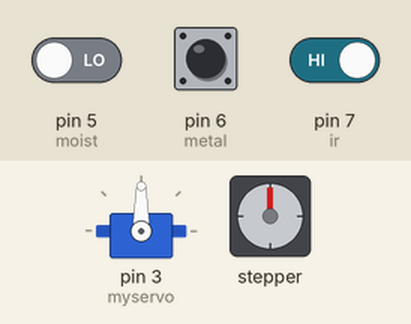
Simulated run of this sketch. Board: Arduino Uno, built with avr-gcc and run on an emulated ATmega328P. On the bench: servo, stepper motor. Inputs (shaded band) come from the test bench; at power-on: pin 7 (ir) HIGH, pin 5 (moist) LOW, pin 6 (metal) HIGH. Stepper angles assume 2048 steps per turn; what the sketch prints to the serial monitor is not drawn.

Above: at 1.2 s.
1.3 s: pin 7 (ir) driven LOW
At 7.5 s:
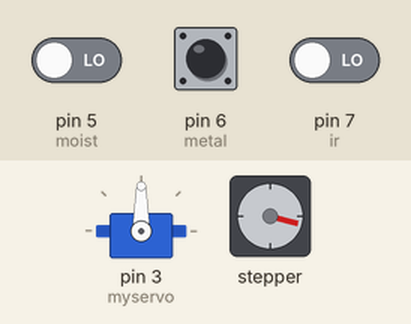
At 10.2 s:
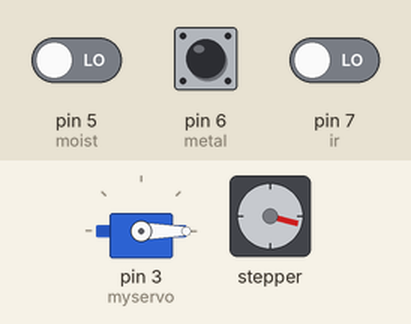
Timing chart, 0 to 16.3 s (numbered marks = the images above; inputs shaded):
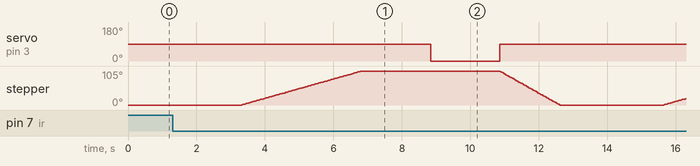

Measured:
- after the input at 1.3 s, servo on pin 3 (myservo): 90° → 0° after 7.5 s, → 90° 2.0 s later; stepper: turns 105° clockwise in 3.5 s, then 105° counter-clockwise in 1.8 s, then 20° clockwise in 0.64 s

The sketch:

Waste_Segeration.ino
```cpp
#include <Servo.h>
#include <Stepper.h>
Servo myservo;
//Includes the Arduino Stepper Library


// Defines the number of steps per rotation
const int stepsPerRevolution = 2048;  //2048 1024 512

// Creates an instance of stepper class
// Pins entered in sequence IN1-IN3-IN2-IN4 for proper step sequence
Stepper myStepper = Stepper(stepsPerRevolution, 8, 10, 9, 11);
int ir = 7;
int metal = 6;
int moist = 5;
int pos = 0;
void setup()
{
  pinMode(metal, INPUT);
  pinMode(ir, INPUT);
  pinMode(moist, INPUT);
  Serial.begin(9600);
  myservo.attach(3);
}

void loop()
{

  if (digitalRead(ir) == 0)
  {
    delay(2000);
    if (digitalRead(metal) == 0)
    {
      stepper_rotation1();
      Serial.println("Metal waste Detected");

    }
    else if (digitalRead(moist) == 0)
    {
      stepper_rotation2();
      Serial.println("wet waste Detected");
    }
    else
    {
      delay(2000);
      clk();
      Serial.println("Dry waste Detected");
      delay(2000);
      anti_clk();
    }
  }
}

void clk()
{

  myservo.write(0);              // tell servo to go to position in variable 'pos'
  delay(15);

}

void anti_clk()
{

  myservo.write(90);              // tell servo to go to position in variable 'pos'

  Serial.println("anti-clk");// waits 15 ms for the servo to reach the position

}


void stepper_rotation1()
{
  // Rotate CW slowly at 5 RPM
  myStepper.setSpeed(5);
  myStepper.step(-600);//2048
  delay(2000);
  clk();
  delay(2000);
  anti_clk();
  // Rotate CCW quickly at 10 RPM
  myStepper.setSpeed(10);
  myStepper.step(600);
  delay(2000);
}

void stepper_rotation2()
{
  // Rotate CW slowly at 5 RPM
  myStepper.setSpeed(5);
  myStepper.step(600);
  delay(2000);
  clk();
  delay(2000);
  anti_clk();
  // Rotate CCW quickly at 10 RPM
  myStepper.setSpeed(10);
  myStepper.step(-600);
delay(1000);
}
```
